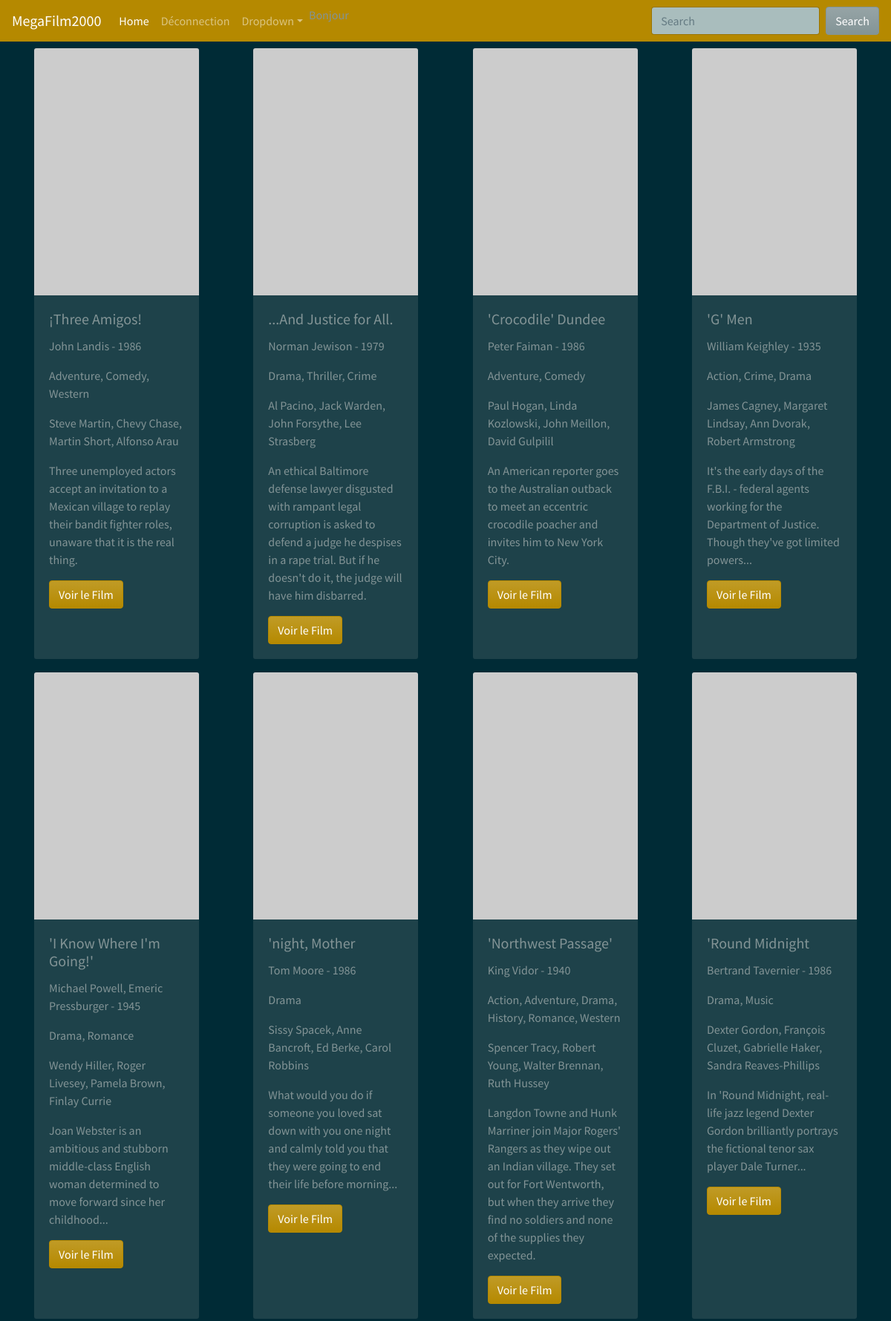
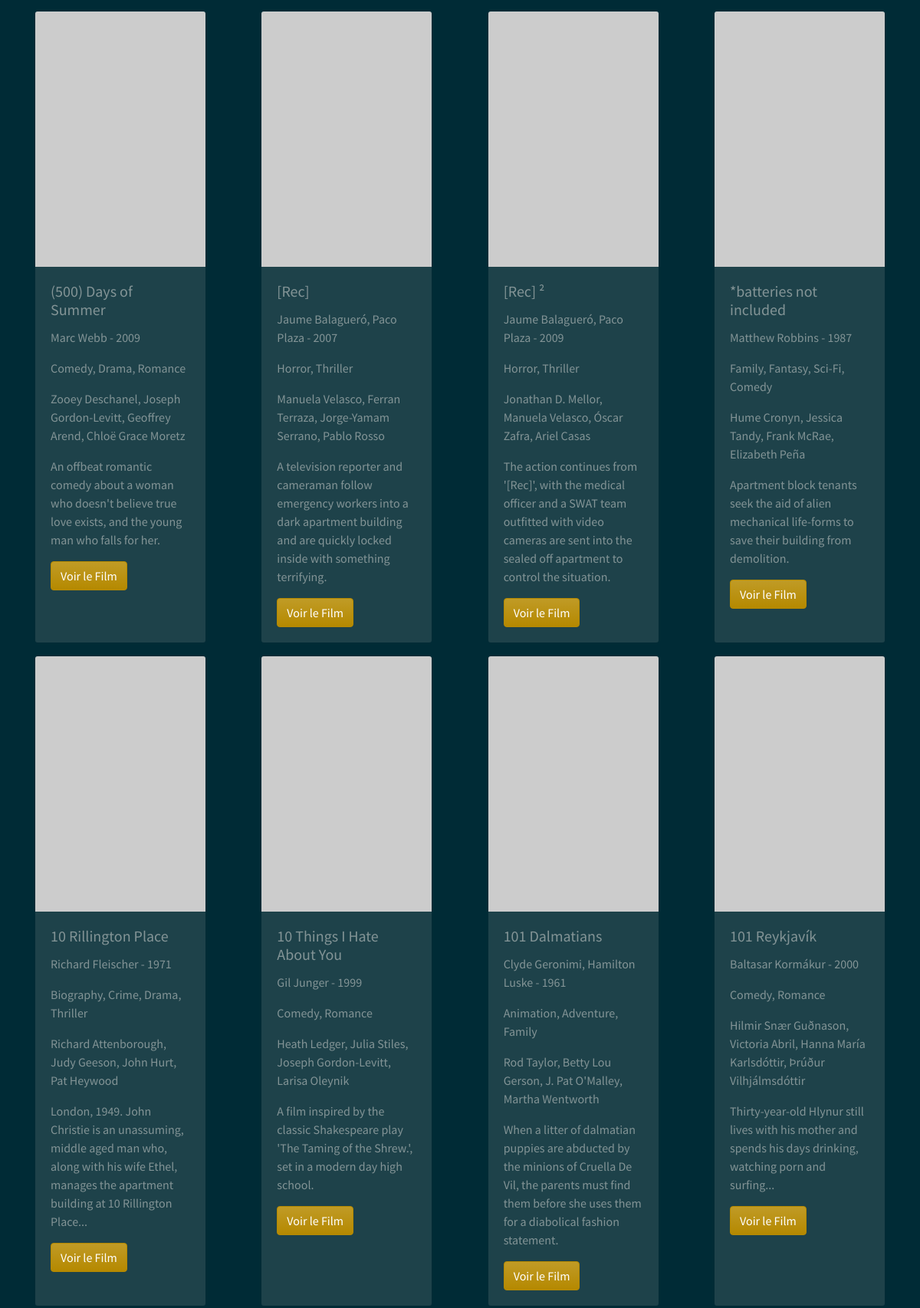
The page /Public/index.php (signed in, upper part) on the database its author committed (2 pictures, top to bottom).
### tables this page shows
CREATE TABLE IF NOT EXISTS `movies_full` (
  `id` int(11) NOT NULL AUTO_INCREMENT,
  `slug` varchar(255) NOT NULL,
  `title` text NOT NULL,
  `year` int(11) NOT NULL,
  `genres` varchar(255) DEFAULT NULL,
  `plot` text,
  `directors` varchar(255) DEFAULT NULL,
  `cast` varchar(255) DEFAULT NULL,
  `writers` varchar(255) DEFAULT NULL,
  `runtime` int(11) DEFAULT NULL,
  `mpaa` varchar(25) DEFAULT NULL,
  `rating` smallint(3) NOT NULL,
  `popularity` int(11) DEFAULT NULL,
  `modified` datetime NOT NULL,
  `created` datetime DEFAULT NULL,
  `poster_flag` tinyint(1) NOT NULL DEFAULT '0',
  PRIMARY KEY (`id`)
);

### Public/index.php (called while the page is built, shortened)
<?php
$sessionActive = false;
if (!empty($_SESSION['user'])) {
    $sessionActive = true;
}
Router::start($sessionActive);

### Models/DB.php (called while the page is built, shortened)
<?php
class DB extends PDO
{
    private static $instance;
    public function __construct()
    {
        $_dsn = "mysql:host=" . self::DBHOST . ";dbname=" . self::DBNAME;
    }
    public static function getInstance()
    {
        if (self::$instance === null) {
            self::$instance = new DB();
        }
        return self::$instance;
    }
}

### Models/FilmModel.php (called while the page is built, shortened)
<?php
class FilmModel extends Model
{
    protected $table = "movies_full";
    public function selectList($order, $offset, $limit)
    {
        $this->db = Db::getInstance();
        $requete = $this->db->prepare("SELECT id,title,year,plot,genres,directors,cast FROM $this->table ORDER BY $order LIMIT $offset , $limit");
        $requete->execute();
        $result = $requete->fetchAll();
        return $result;
    }
}

### Controllers/FilmController.php (called while the page is built, shortened)
<?php
class FilmController
{
    public function list($order, $offset, $limit)
    {
        $filmModel = new FilmModel;
        $resultFilmModel = $filmModel->selectList($order, $offset, $limit);
        return $resultFilmModel;
    }
}

### Views/film/index.php (the view, shortened to what this page needs)
<?php
$view = Router::$view;
include($view . "header.php");
$filmController = new FilmController;
$listFilm = $filmController->list("title", 0, 20);
?>
<section class="d-flex justify-content-between flex-wrap container">
    <?php for ($i = 0; $i < count($listFilm); $i++) { ?>
        <div class="card my-2" style="width: 14rem;">
            <?php if (file_exists($public . "assets/img/posters/" . $listFilm[$i]->id . ".jpg")) { ?>
                <img src="/videotheque/public/assets/img/posters/<?= $listFilm[$i]->id ?>.jpg" class="card-img-top" alt="...">
            <?php } else { ?>
                <img src="https://picsum.photos/220/330" class="card-img-top" alt="...">
            <?php } ?>
            <div class="card-body">
                <h5 class="card-title"><?= $listFilm[$i]->title ?></h5>
                <p class="card-text"><?= $listFilm[$i]->directors ?> - <?= $listFilm[$i]->year ?></p>
                <p class="card-text"><?= $listFilm[$i]->genres ?></p>
                <p class="card-text"><?= $listFilm[$i]->cast ?></p>
                <p class="card-text"><?= $listFilm[$i]->plot ?></p>
                <a href="singleFilm?id=<?= $listFilm[$i]->id ?>" class="btn btn-primary">Voir le Film</a>
            </div>
        </div>
    <?php } ?>
</section>

### rows shown on the page
movies_full: title "¡Three Amigos!", directors "John Landis", year "1986", genres "Adventure, Comedy, Western", cast "Steve Martin, Chevy Chase, Martin Short, Alfonso Arau", plot "Three unemployed actors accept an invitation to a Mexican village to replay their bandit fighter roles, unaware that it is the real thing."
movies_full: title "...And Justice for All.", directors "Norman Jewison", year "1979", genres "Drama, Thriller, Crime", cast "Al Pacino, Jack Warden, John Forsythe, Lee Strasberg", plot "An ethical Baltimore defense lawyer disgusted with rampant legal corruption is asked to defend a judge he despises in a rape trial. But if he doesn't do it, the judge will have him disbarred."
movies_full: title "'Crocodile' Dundee", directors "Peter Faiman", year "1986", genres "Adventure, Comedy", cast "Paul Hogan, Linda Kozlowski, John Meillon, David Gulpilil", plot "An American reporter goes to the Australian outback to meet an eccentric crocodile poacher and invites him to New York City."
movies_full: title "'G' Men", directors "William Keighley", year "1935", genres "Action, Crime, Drama", cast "James Cagney, Margaret Lindsay, Ann Dvorak, Robert Armstrong", plot "It's the early days of the F.B.I. - federal agents working for the Department of Justice. Though they've got limited powers..."
movies_full: title "'I Know Where I'm Going!'", directors "Michael Powell, Emeric Pressburger", year "1945", genres "Drama, Romance", cast "Wendy Hiller, Roger Livesey, Pamela Brown, Finlay Currie", plot "Joan Webster is an ambitious and stubborn middle-class English woman determined to move forward since her childhood..."
movies_full: title "'night, Mother", directors "Tom Moore", year "1986", genres "Drama", cast "Sissy Spacek, Anne Bancroft, Ed Berke, Carol Robbins", plot "What would you do if someone you loved sat down with you one night and calmly told you that they were going to end their life before morning..."
movies_full: title "'Northwest Passage'", directors "King Vidor", year "1940", genres "Action, Adventure, Drama, History, Romance, Western", cast "Spencer Tracy, Robert Young, Walter Brennan, Ruth Hussey", plot "Langdon Towne and Hunk Marriner join Major Rogers' Rangers as they wipe out an Indian village. They set out for Fort Wentworth, but when they arrive they find no soldiers and none of the supplies they expected."
movies_full: title "'Round Midnight", directors "Bertrand Tavernier", year "1986", genres "Drama, Music", cast "Dexter Gordon, François Cluzet, Gabrielle Haker, Sandra Reaves-Phillips", plot "In 'Round Midnight, real-life jazz legend Dexter Gordon brilliantly portrays the fictional tenor sax player Dale Turner..."
movies_full: title "(500) Days of Summer", directors "Marc Webb", year "2009", genres "Comedy, Drama, Romance", cast "Zooey Deschanel, Joseph Gordon-Levitt, Geoffrey Arend, Chloë Grace Moretz", plot "An offbeat romantic comedy about a woman who doesn't believe true love exists, and the young man who falls for her."
movies_full: title "[Rec]", directors "Jaume Balagueró, Paco Plaza", year "2007", genres "Horror, Thriller", cast "Manuela Velasco, Ferran Terraza, Jorge-Yamam Serrano, Pablo Rosso", plot "A television reporter and cameraman follow emergency workers into a dark apartment building and are quickly locked inside with something terrifying."
movies_full: title "[Rec] ²", directors "Jaume Balagueró, Paco Plaza", year "2009", genres "Horror, Thriller", cast "Jonathan D. Mellor, Manuela Velasco, Óscar Zafra, Ariel Casas", plot "The action continues from '[Rec]', with the medical officer and a SWAT team outfitted with video cameras are sent into the sealed off apartment to control the situation."
movies_full: title "*batteries not included", directors "Matthew Robbins", year "1987", genres "Family, Fantasy, Sci-Fi, Comedy", cast "Hume Cronyn, Jessica Tandy, Frank McRae, Elizabeth Peña", plot "Apartment block tenants seek the aid of alien mechanical life-forms to save their building from demolition."
movies_full: title "10 Rillington Place", directors "Richard Fleischer", year "1971", genres "Biography, Crime, Drama, Thriller", cast "Richard Attenborough, Judy Geeson, John Hurt, Pat Heywood", plot "London, 1949. John Christie is an unassuming, middle aged man who, along with his wife Ethel, manages the apartment building at 10 Rillington Place..."
movies_full: title "10 Things I Hate About You", directors "Gil Junger", year "1999", genres "Comedy, Romance", cast "Heath Ledger, Julia Stiles, Joseph Gordon-Levitt, Larisa Oleynik", plot "A film inspired by the classic Shakespeare play 'The Taming of the Shrew.', set in a modern day high school."
movies_full: title "101 Dalmatians", directors "Clyde Geronimi, Hamilton Luske", year "1961", genres "Animation, Adventure, Family", cast "Rod Taylor, Betty Lou Gerson, J. Pat O'Malley, Martha Wentworth", plot "When a litter of dalmatian puppies are abducted by the minions of Cruella De Vil, the parents must find them before she uses them for a diabolical fashion statement."
movies_full: title "101 Reykjavík", directors "Baltasar Kormákur", year "2000", genres "Comedy, Romance", cast "Hilmir Snær Guðnason, Victoria Abril, Hanna María Karlsdóttir, Þrúður Vilhjálmsdóttir", plot "Thirty-year-old Hlynur still lives with his mother and spends his days drinking, watching porn and surfing..."
